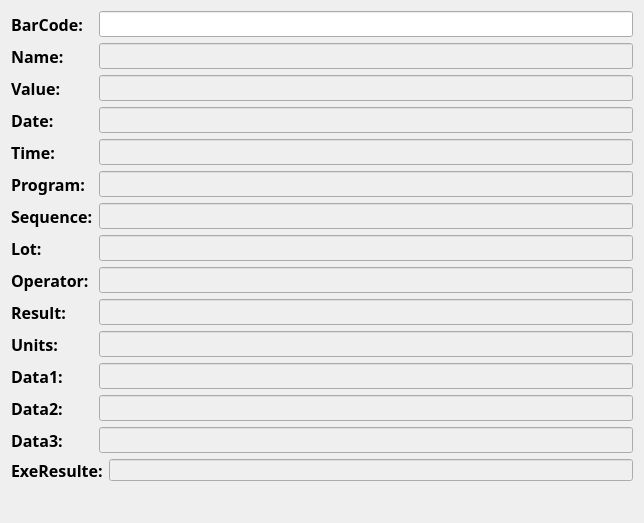
<?xml version="1.0" encoding="UTF-8"?>
<ui version="4.0">
 <class>Widget</class>
 <widget class="QWidget" name="Widget">
  <property name="enabled">
   <bool>true</bool>
  </property>
  <property name="geometry">
   <rect>
    <x>0</x>
    <y>0</y>
    <width>644</width>
    <height>523</height>
   </rect>
  </property>
  <property name="windowTitle">
   <string>Widget</string>
  </property>
  <layout class="QFormLayout" name="formLayout_3">
   <item row="0" column="0" colspan="2">
    <layout class="QFormLayout" name="formLayout_2">
     <item row="0" column="0" colspan="2">
      <layout class="QFormLayout" name="formLayout">
       <item row="0" column="0">
        <layout class="QVBoxLayout" name="verticalLayout_2">
         <item>
          <widget class="QLabel" name="label">
           <property name="font">
            <font>
             <family>Andalus</family>
             <pointsize>12</pointsize>
             <weight>75</weight>
             <bold>true</bold>
            </font>
           </property>
           <property name="text">
            <string>BarCode:</string>
           </property>
          </widget>
         </item>
         <item>
          <widget class="QLabel" name="label_2">
           <property name="font">
            <font>
             <family>Andalus</family>
             <pointsize>12</pointsize>
             <weight>75</weight>
             <bold>true</bold>
            </font>
           </property>
           <property name="text">
            <string>Name:</string>
           </property>
          </widget>
         </item>
         <item>
          <widget class="QLabel" name="label_3">
           <property name="font">
            <font>
             <family>Andalus</family>
             <pointsize>12</pointsize>
             <weight>75</weight>
             <bold>true</bold>
            </font>
           </property>
           <property name="text">
            <string>Value:</string>
           </property>
          </widget>
         </item>
         <item>
          <widget class="QLabel" name="label_4">
           <property name="font">
            <font>
             <family>Andalus</family>
             <pointsize>12</pointsize>
             <weight>75</weight>
             <bold>true</bold>
            </font>
           </property>
           <property name="text">
            <string>Date:</string>
           </property>
          </widget>
         </item>
         <item>
          <widget class="QLabel" name="label_5">
           <property name="font">
            <font>
             <family>Andalus</family>
             <pointsize>12</pointsize>
             <weight>75</weight>
             <bold>true</bold>
            </font>
           </property>
           <property name="text">
            <string>Time:</string>
           </property>
          </widget>
         </item>
         <item>
          <widget class="QLabel" name="label_6">
           <property name="font">
            <font>
             <family>Andalus</family>
             <pointsize>12</pointsize>
             <weight>75</weight>
             <bold>true</bold>
            </font>
           </property>
           <property name="text">
            <string>Program:</string>
           </property>
          </widget>
         </item>
         <item>
          <widget class="QLabel" name="label_7">
           <property name="font">
            <font>
             <family>Andalus</family>
             <pointsize>12</pointsize>
             <weight>75</weight>
             <bold>true</bold>
            </font>
           </property>
           <property name="text">
            <string>Sequence:</string>
           </property>
          </widget>
         </item>
         <item>
          <widget class="QLabel" name="label_8">
           <property name="font">
            <font>
             <family>Andalus</family>
             <pointsize>12</pointsize>
             <weight>75</weight>
             <bold>true</bold>
            </font>
           </property>
           <property name="text">
            <string>Lot:</string>
           </property>
          </widget>
         </item>
         <item>
          <widget class="QLabel" name="label_9">
           <property name="font">
            <font>
             <family>Andalus</family>
             <pointsize>12</pointsize>
             <weight>75</weight>
             <bold>true</bold>
            </font>
           </property>
           <property name="text">
            <string>Operator:</string>
           </property>
          </widget>
         </item>
         <item>
          <widget class="QLabel" name="label_11">
           <property name="font">
            <font>
             <family>Andalus</family>
             <pointsize>12</pointsize>
             <weight>75</weight>
             <bold>true</bold>
            </font>
           </property>
           <property name="text">
            <string>Result:</string>
           </property>
          </widget>
         </item>
         <item>
          <widget class="QLabel" name="label_10">
           <property name="font">
            <font>
             <family>Andalus</family>
             <pointsize>12</pointsize>
             <weight>75</weight>
             <bold>true</bold>
            </font>
           </property>
           <property name="text">
            <string>Units:</string>
           </property>
          </widget>
         </item>
         <item>
          <widget class="QLabel" name="label_12">
           <property name="font">
            <font>
             <family>Andalus</family>
             <pointsize>12</pointsize>
             <weight>75</weight>
             <bold>true</bold>
            </font>
           </property>
           <property name="text">
            <string>Data1:</string>
           </property>
          </widget>
         </item>
         <item>
          <widget class="QLabel" name="label_13">
           <property name="font">
            <font>
             <family>Andalus</family>
             <pointsize>12</pointsize>
             <weight>75</weight>
             <bold>true</bold>
            </font>
           </property>
           <property name="text">
            <string>Data2:</string>
           </property>
          </widget>
         </item>
         <item>
          <widget class="QLabel" name="label_14">
           <property name="font">
            <font>
             <family>Andalus</family>
             <pointsize>12</pointsize>
             <weight>75</weight>
             <bold>true</bold>
            </font>
           </property>
           <property name="text">
            <string>Data3:</string>
           </property>
          </widget>
         </item>
        </layout>
       </item>
       <item row="0" column="1">
        <layout class="QVBoxLayout" name="verticalLayout">
         <item>
          <widget class="QLineEdit" name="lineEdit">
           <property name="enabled">
            <bool>true</bool>
           </property>
           <property name="font">
            <font>
             <family>Andalus</family>
             <pointsize>10</pointsize>
            </font>
           </property>
          </widget>
         </item>
         <item>
          <widget class="QLineEdit" name="lineEdit_2">
           <property name="enabled">
            <bool>false</bool>
           </property>
           <property name="font">
            <font>
             <family>Andalus</family>
             <pointsize>10</pointsize>
            </font>
           </property>
          </widget>
         </item>
         <item>
          <widget class="QLineEdit" name="lineEdit_3">
           <property name="enabled">
            <bool>false</bool>
           </property>
           <property name="font">
            <font>
             <family>Andalus</family>
             <pointsize>10</pointsize>
            </font>
           </property>
          </widget>
         </item>
         <item>
          <widget class="QLineEdit" name="lineEdit_4">
           <property name="enabled">
            <bool>false</bool>
           </property>
           <property name="font">
            <font>
             <family>Andalus</family>
             <pointsize>10</pointsize>
            </font>
           </property>
          </widget>
         </item>
         <item>
          <widget class="QLineEdit" name="lineEdit_5">
           <property name="enabled">
            <bool>false</bool>
           </property>
           <property name="font">
            <font>
             <family>Andalus</family>
             <pointsize>10</pointsize>
            </font>
           </property>
          </widget>
         </item>
         <item>
          <widget class="QLineEdit" name="lineEdit_6">
           <property name="enabled">
            <bool>false</bool>
           </property>
           <property name="font">
            <font>
             <family>Andalus</family>
             <pointsize>10</pointsize>
            </font>
           </property>
          </widget>
         </item>
         <item>
          <widget class="QLineEdit" name="lineEdit_7">
           <property name="enabled">
            <bool>false</bool>
           </property>
           <property name="font">
            <font>
             <family>Andalus</family>
             <pointsize>10</pointsize>
            </font>
           </property>
          </widget>
         </item>
         <item>
          <widget class="QLineEdit" name="lineEdit_8">
           <property name="enabled">
            <bool>false</bool>
           </property>
           <property name="font">
            <font>
             <family>Andalus</family>
             <pointsize>10</pointsize>
            </font>
           </property>
          </widget>
         </item>
         <item>
          <widget class="QLineEdit" name="lineEdit_9">
           <property name="enabled">
            <bool>false</bool>
           </property>
           <property name="font">
            <font>
             <family>Andalus</family>
             <pointsize>10</pointsize>
            </font>
           </property>
          </widget>
         </item>
         <item>
          <widget class="QLineEdit" name="lineEdit_10">
           <property name="enabled">
            <bool>false</bool>
           </property>
           <property name="font">
            <font>
             <family>Andalus</family>
             <pointsize>10</pointsize>
            </font>
           </property>
          </widget>
         </item>
         <item>
          <widget class="QLineEdit" name="lineEdit_11">
           <property name="enabled">
            <bool>false</bool>
           </property>
           <property name="font">
            <font>
             <family>Andalus</family>
             <pointsize>10</pointsize>
            </font>
           </property>
          </widget>
         </item>
         <item>
          <widget class="QLineEdit" name="lineEdit_12">
           <property name="enabled">
            <bool>false</bool>
           </property>
           <property name="font">
            <font>
             <family>Andalus</family>
             <pointsize>10</pointsize>
            </font>
           </property>
          </widget>
         </item>
         <item>
          <widget class="QLineEdit" name="lineEdit_13">
           <property name="enabled">
            <bool>false</bool>
           </property>
           <property name="font">
            <font>
             <family>Andalus</family>
             <pointsize>10</pointsize>
            </font>
           </property>
          </widget>
         </item>
         <item>
          <widget class="QLineEdit" name="lineEdit_14">
           <property name="enabled">
            <bool>false</bool>
           </property>
           <property name="font">
            <font>
             <family>Andalus</family>
             <pointsize>10</pointsize>
            </font>
           </property>
          </widget>
         </item>
        </layout>
       </item>
      </layout>
     </item>
     <item row="1" column="1">
      <widget class="QLineEdit" name="lineEdit_15">
       <property name="enabled">
        <bool>false</bool>
       </property>
       <property name="text">
        <string/>
       </property>
      </widget>
     </item>
     <item row="1" column="0">
      <widget class="QLabel" name="label_15">
       <property name="font">
        <font>
         <family>Aharoni</family>
         <pointsize>12</pointsize>
         <weight>75</weight>
         <bold>true</bold>
        </font>
       </property>
       <property name="text">
        <string>ExeResulte:</string>
       </property>
      </widget>
     </item>
    </layout>
   </item>
  </layout>
 </widget>
 <layoutdefault spacing="6" margin="11"/>
 <resources/>
 <connections/>
</ui>
